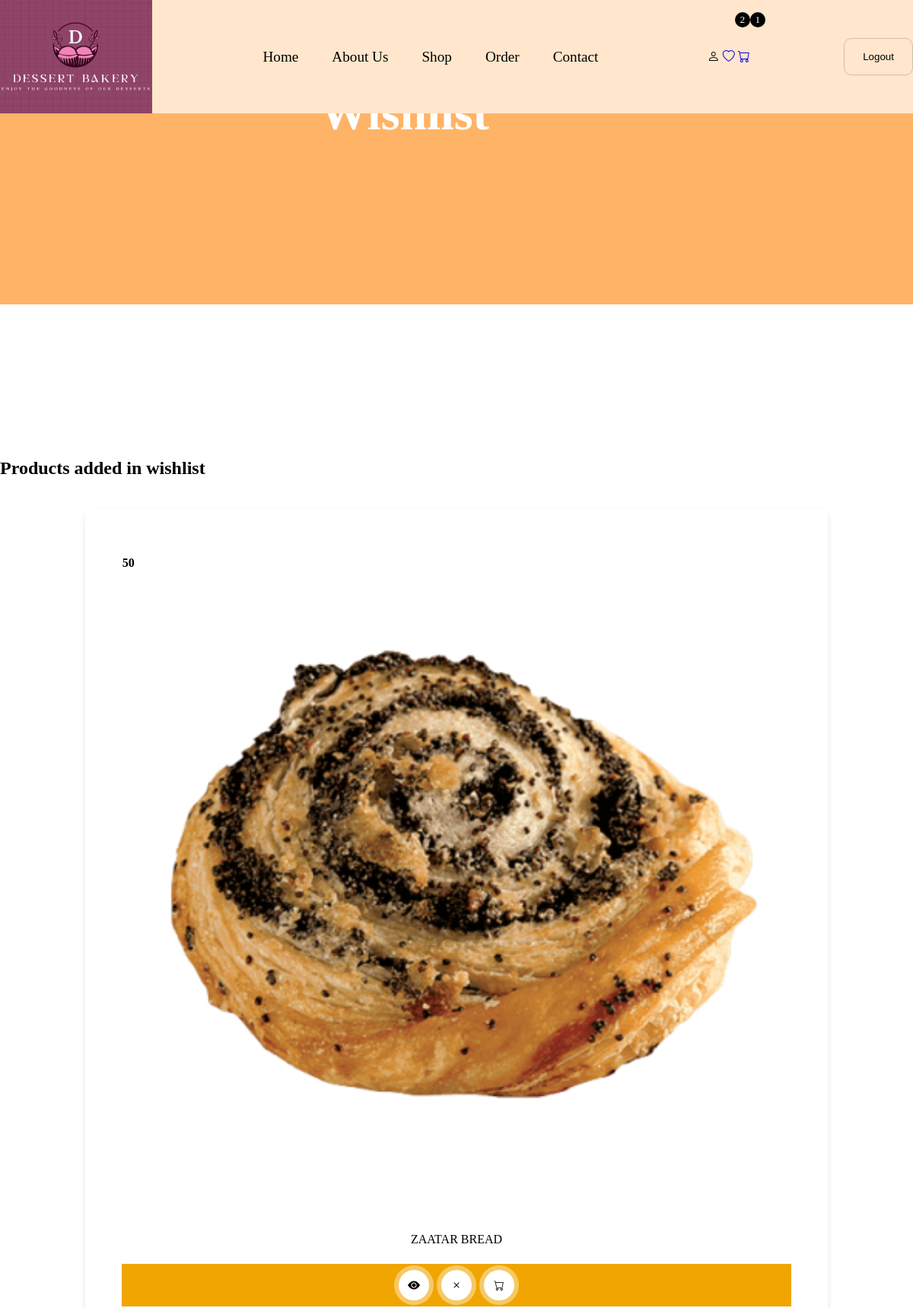
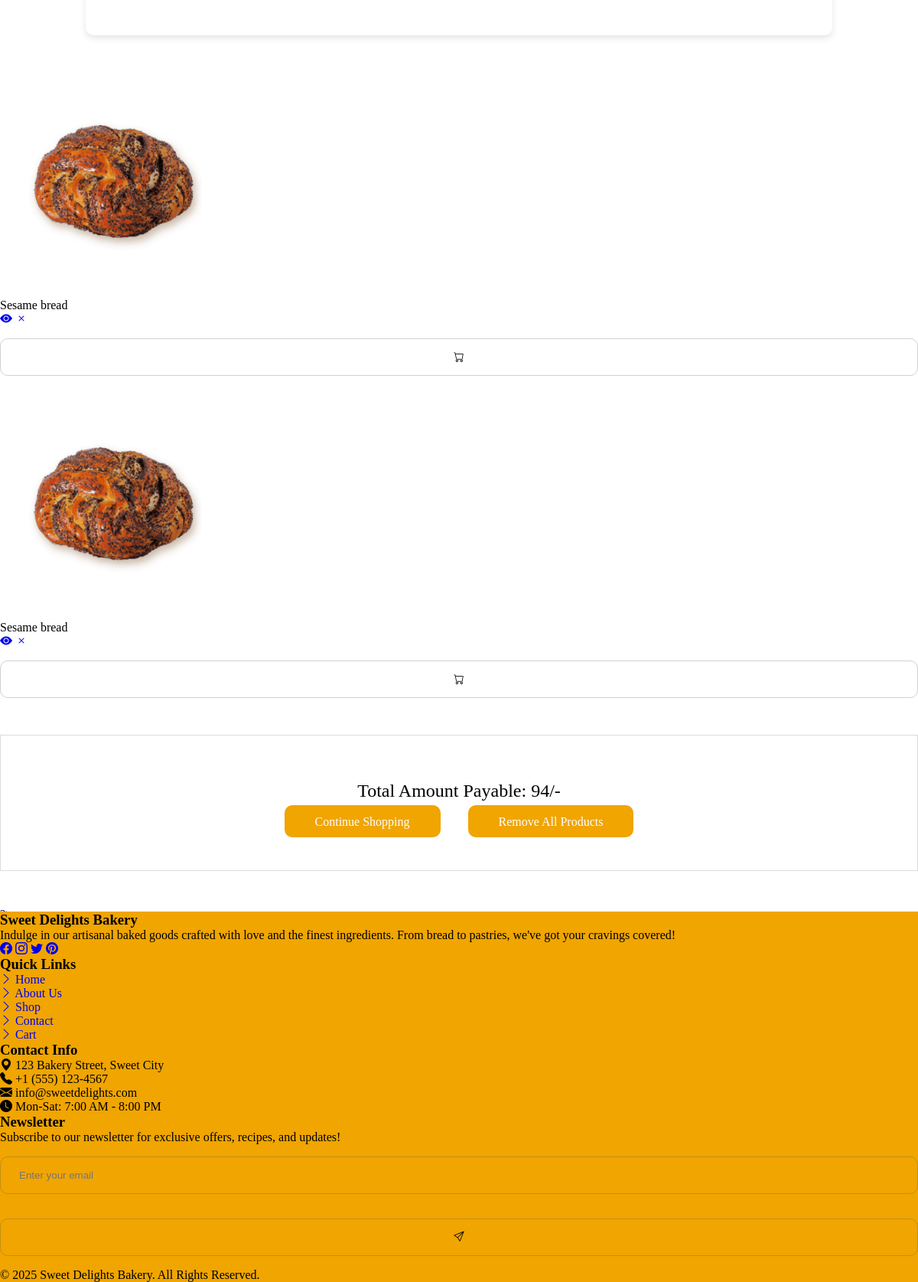
Screenshot of /wishlist.php (signed in) with the database file from the repository (2 pictures, top to bottom).
### tables this page shows
CREATE TABLE `wishlist` (
  `id` int(250) NOT NULL,
  `user_id` int(250) NOT NULL,
  `pid` int(250) NOT NULL,
  `name` varchar(250) NOT NULL,
  `price` int(250) NOT NULL,
  `image` varchar(250) NOT NULL
);

### wishlist.php (the view, shortened to what this page needs)
<!DOCTYPE html>
<html lang="en">
<head>
    <link rel="stylesheet" href="https://cdn.jsdelivr.net/npm/bootstrap-icons@1.9.1/font/bootstrap-icons.css">
    <link rel="stylesheet" type="text/css" href="slick.css" />
    <link rel="stylesheet" href="main.css" />
</head>
<body>
    <?php include ('header.php'); ?>
    <div class="banner">
        <div class="detail">
            <h1>wishlist</h1>
        </div>
    </div>
    <div class="line"></div>
    <section class="shop">
        <h1 class="title">Products added in wishlist</h1>
        <div class="box-container">
            <?php
            $grand_total=0;
            $select_wishlist = mysqli_query($conn, "SELECT * FROM `wishlist`");
            if (mysqli_num_rows($select_wishlist) > 0) {
                while ($fetch_wishlist = mysqli_fetch_assoc($select_wishlist)) {
                    ?>
                    <form method="post" class="box">
                            <img src="image/<?php echo $fetch_wishlist['image']; ?>">
                            <div class="price"><?php echo $fetch_wishlist['price']; ?></div>
                            <div class="name"><?php echo $fetch_wishlist['name']; ?></div>
                            <div class="icon">
                                <a href="view_page.php?pid=<?php echo $fetch_wishlist['pid']; ?>" class="bi bi-eye-fill"></a>
                                <a href="wishlist.php?delete=<?php echo $fetch_wishlist['pid']; ?>" class="bi bi-x" onclick="return confirm('do you want to delete all items in your wishlist')"></a>
                                <button type="submit" name="add_to_cart" class="bi bi-cart"></button>
                            </div>
                        </div>
                    </form>
                    <?php
                    $grand_total+=$fetch_wishlist['price'];
                }
            }else{
                echo '<p class="empty">no products added yet!</p>';
            }
            ?>
            <div class="wishlist_total">
                <p>total amount payable: <span><?php echo $grand_total; ?>/-</span></p>
                <a href="homeshop.php" class="btn">Continue Shopping</a>
                <a href="wishlist.php?delete_all" class="btn" <?php echo ($grand_total)?'':'disabled'?>" onclick="return
            confirm('do you want to delete all items in your wishlist')">Remove All Products</a>
            </div>
    </section>
    <?php include ('footer.php'); ?>
</body>
</html>

### main.css (style rules this page uses)
* { margin: 0; padding: 0; box-sizing: border-box; }
:root { --box-shadow: 0px 0px 0px 6px rgb(255 255 255/40%); --orange: #f0a500; }
a { text-decoration: none; }
.btn { padding: .8rem 2.5rem; text-transform: uppercase; background: #fff; color: #f0a500; border-radius: 10px; cursor: pointer; }
.line, .line4 { width: 100%; height: 100px; margin-top: -3.6rem; }
.line { margin-bottom: 10rem; }
img { width: 25%; height: 15%; }
input, button, textarea, select { outline: none; border: 1px solid #55555544; background: transparent; width: 100%; padding: 1rem 1.5rem; border-radius: 10px; margin: 1rem 0; }
button { cursor: pointer; }
.banner { background: #ffb366; width: 100%; height: 50vh; position: relative; z-index: 1; }
.banner::before { position: absolute; content: ''; bottom: -18%; right: 0; width: 316px; height: 245px; background-size: 316px; }
.banner .detail { position: absolute; padding: 7rem 0; left: 35%; text-align: center; z-index: 200; }
.banner .detail h1 { font-size: 4rem; color: #fff; text-transform: capitalize; }
.wishlist_total { max-width: 1200px; box-shadow: var(--box-shadow); margin: 2rem auto; border: 1px solid gainsboro; text-align: center; padding: 3rem 0; line-height: 2; text-transform: capitalize; margin-bottom: 3rem; }
.wishlist_total p { font-size: 1.5rem; }
.wishlist_total a { text-transform: capitalize; font-size: 16px; margin-right: 2rem; }
.wishlist_total .btn { background: var(--orange); color: #fff; margin: 1rem; text-transform: capitalize; }
.box-container { padding: 2% 8%; display: grid; grid-template-columns: repeat(auto-fit, minmax(20rem, 1fr)); column-gap: 1rem; }
.box-container .box, .popular-brands-content .card { box-shadow: var(--box-shadow2); padding: 2rem; margin: 1rem; text-align: center; border-radius: 10px; Line-height: 2; text-transform: uppercase; position: relative; overflow: hidden; box-shadow: 0 4px 8px rgba(0, 0, 0, 0.1); }
.box-container .box img { display: block; width: 100%; height: auto; }
.box-container .box .icon, .popular-brands-content .card .icon { display: flex; padding: 0; justify-content: center; align-items: center; background: var(--orange); margin: 1rem; }
.box-container .box button, .popular-brands-content .card button { border: none; cursor: pointer; }
.box-container .box .icon button, .box-container .box .icon a, .popular-brands-content .card button, .popular-brands-content .card a { width: 40px; height: 40px; border-radius: 50%; padding: 0; display: flex; justify-content: center; align-items: center; color: #000; background: #fff; margin: .5rem; box-shadow: var(--box-shadow); }
.price { position: absolute; left: 5%; top: 5%; font-weight: bold; font-style: 1.5rem; }

### rows the page displays
wishlist: image (picture), price "50", name "ZAATAR BREAD", pid 21 (drawn)
wishlist: image (picture), name "Sesame bread", pid 22 (drawn)
wishlist: image (picture), name "Sesame bread", pid 22 (drawn)

### other values shown
$wishlist_num_rows "2"
$cart_num_rows "1"
$grand_total "94"
